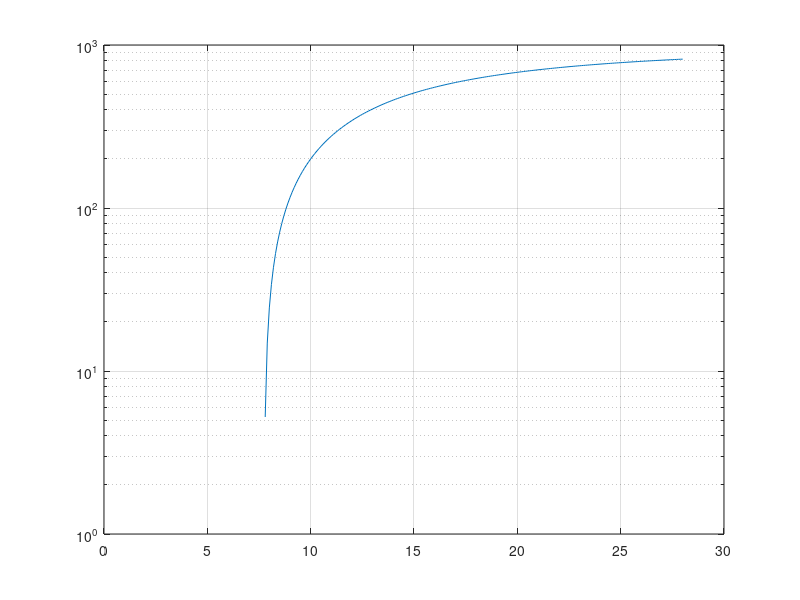

This figure's MATLAB source:
n = 2;
k = 10;
o = 0.6;
Gmax = 10^3;

x = 0:0.1:28;
G = (x.^n ./ (x.^n + k.^n) - o/(1+o)) * (1+o) * Gmax;

figure
semilogy(x, G)
grid on
